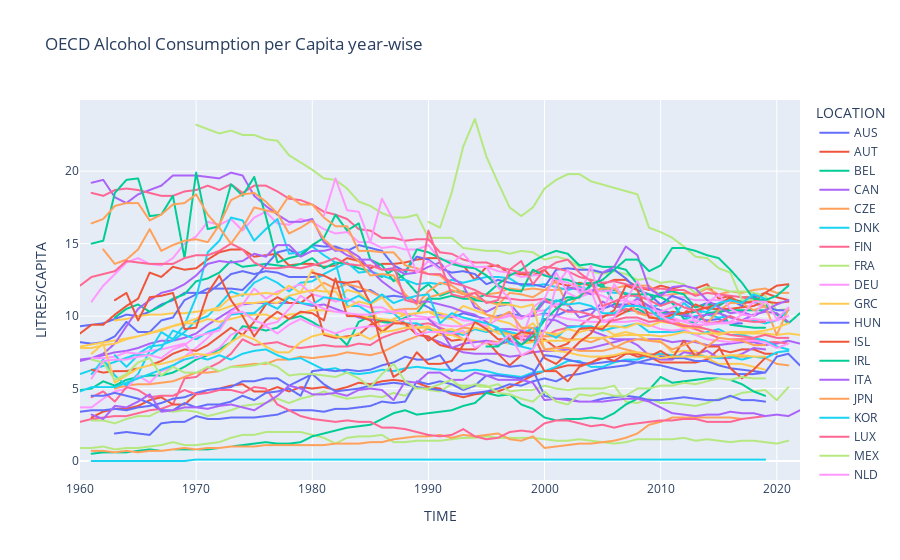

Source (notebook cell):
### Code cell
from plotly.offline import init_notebook_mode
init_notebook_mode(connected=True)
import plotly.express as px
fig = px.line(data, x='TIME',y='LITRES/CAPITA',color='LOCATION', title='OECD Alcohol Consumption per Capita year-wise')
fig.show()
